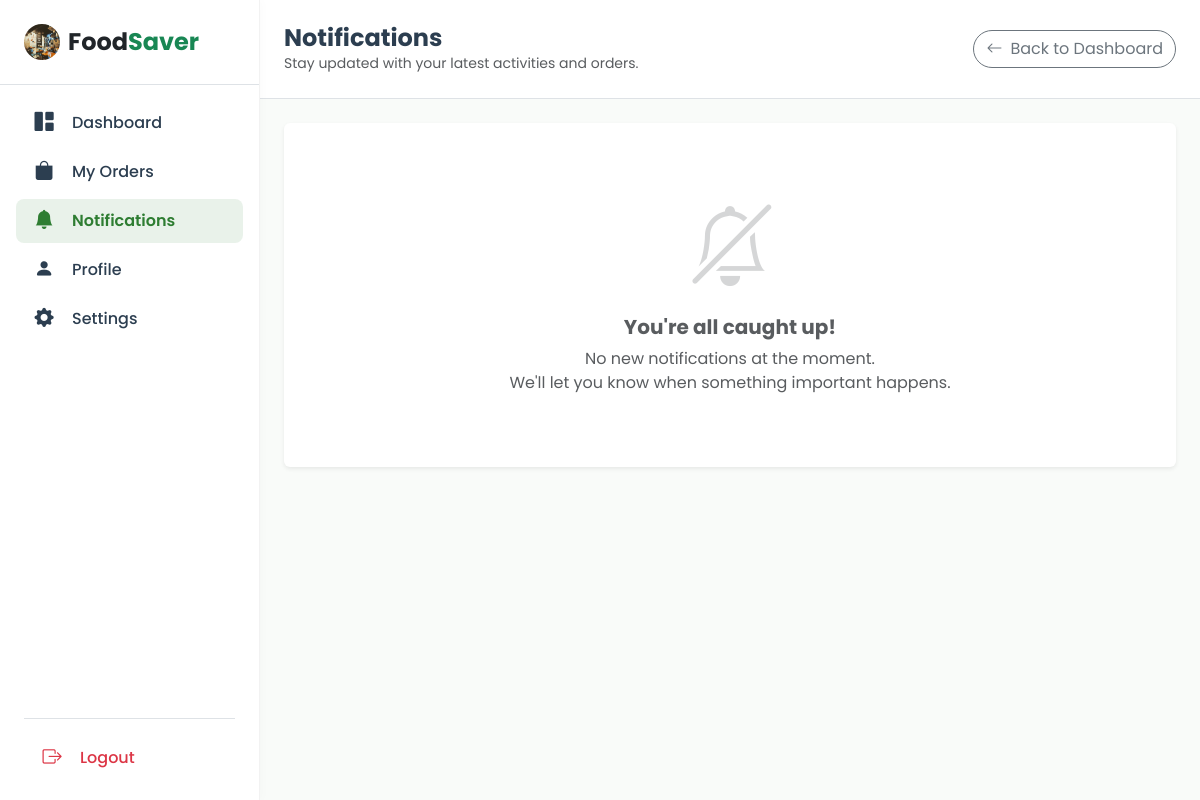
/consumer_notifications/ (signed in), run on an earlier commit of the app's database.
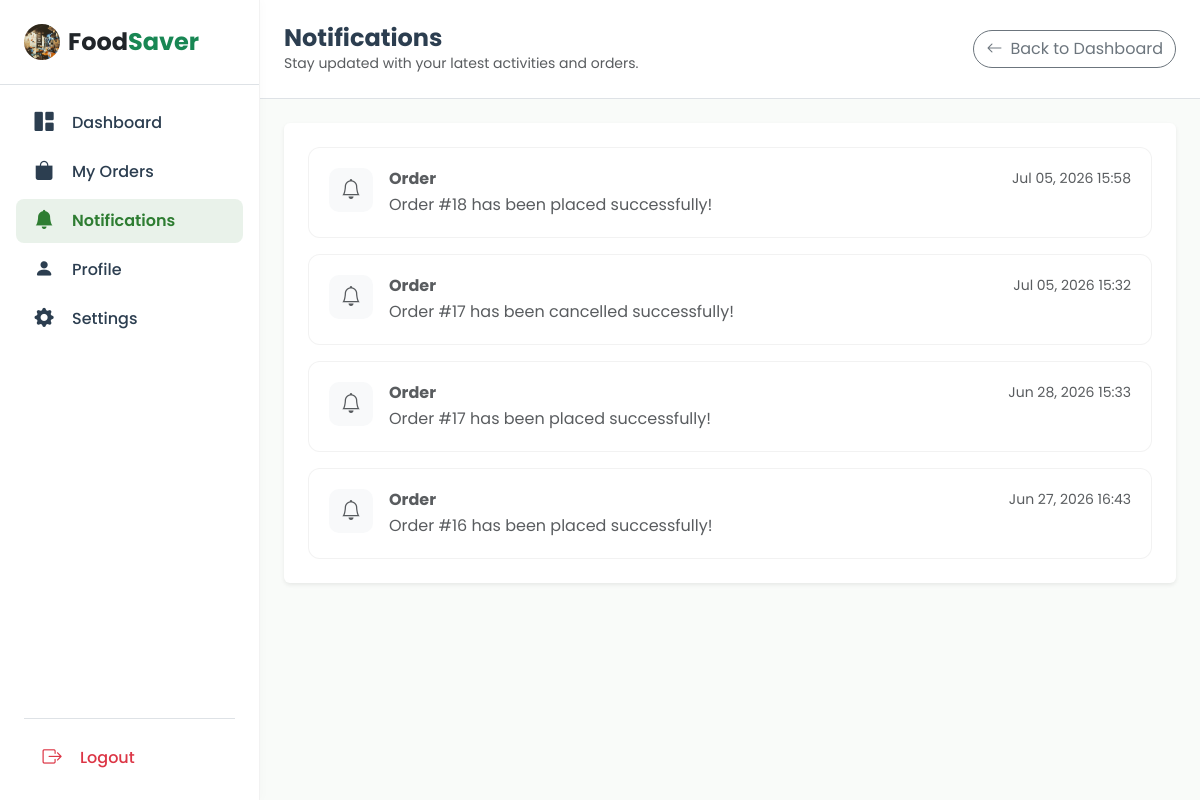
And on a later commit of the database.
### main/models.py (models this page shows, shortened)
class Notification(models.Model):
    TYPE_CHOICES = [
        ("order", "Order"),
        ("delivery", "Delivery"),
        ("payment", "Payment"),
        ("general", "General"),
    ]
    ROLE_CHOICES = [
        ("consumer", "Consumer"),
        ("donor", "Donor"),
    ]
    user = models.ForeignKey(User, on_delete=models.CASCADE, related_name="notifications")
    role = models.CharField(max_length=15, choices=ROLE_CHOICES)
    type = models.CharField(max_length=20, choices=TYPE_CHOICES)
    message = models.TextField()
    is_read = models.BooleanField(default=False)
    created_at = models.DateTimeField(auto_now_add=True)

### main/views.py (the view)
# urls.py: path('consumer_notifications/', consumer_notifications, name='consumer_notifications'),
@login_required
def consumer_notifications(request):
    notes = request.user.notifications.filter(role="consumer").order_by('-created_at')
    unread_count = request.user.notifications.filter(is_read=False).count()
    request.user.notifications.filter(is_read=False).update(is_read=True)
    return render(request, 'main/consumer_notifications.html', {"notes":notes, "unread_count":unread_count})

### main/templates/main/consumer_notifications.html (shortened to what the changed rows need)
<!DOCTYPE html>
<html lang="en">
<head>
    {% load static %}
    <link href="https://cdn.jsdelivr.net/npm/bootstrap@5.3.8/dist/css/bootstrap.min.css" rel="stylesheet">
    <link rel="stylesheet" href="https://cdn.jsdelivr.net/npm/bootstrap-icons@1.11.3/font/bootstrap-icons.min.css">
</head>
<body>
    <main class="main-content">
        <div class="p-4">
            <div class="card border-0 shadow-sm">
                <div class="card-body p-4">
                    {% if notes %}
                        {% for note in notes %}
                        <div class="notification-card {% if not note.is_read %}unread{% endif %}">
                            <div class="d-flex align-items-start gap-3">
                                <div class="notification-icon {% if not note.is_read %}bg-success bg-opacity-10 text-success{% else %}bg-light text-muted{% endif %}">
                                    <i class="bi {% if not note.is_read %}bi-bell-fill{% else %}bi-bell{% endif %}"></i>
                                </div>
                                <div class="flex-grow-1">
                                    <div class="d-flex justify-content-between align-items-center mb-1">
                                        <h6 class="fw-bold mb-0 {% if not note.is_read %}text-dark{% else %}text-muted{% endif %}">
                                            {{ note.type|title }}
                                        </h6>
                                        <small class="text-muted ms-2 text-nowrap">
                                            {{ note.created_at|date:"M d, Y H:i" }}
                                        </small>
                                    </div>
                                    <p class="mb-0 {% if not note.is_read %}text-dark{% else %}text-muted{% endif %}">
                                        {{ note.message }}
                                    </p>
                                </div>
                            </div>
                        </div>
                        {% endfor %}
                    {% else %}
                        <div class="text-center py-5">
                            <div class="mb-4">
                                <i class="bi bi-bell-slash display-1 text-muted opacity-25"></i>
                            </div>
                            <h5 class="text-muted fw-bold">You're all caught up!</h5>
                            <p class="text-muted mb-0">No new notifications at the moment.<br>We'll let you know when something important happens.</p>
                        </div>
                    {% endif %}
                </div>
            </div>
        </div>
    </main>
</body>
</html>

What changed in the data, as far as the page shows it:
added Notification: is_read True (drawn), type "Order", created_at "Jul 05, 2026 15:58", message "Order #18 has been placed successfully!"
added Notification: is_read True (drawn), type "Order", created_at "Jul 05, 2026 15:32", message "Order #17 has been cancelled successfully!"
added Notification: is_read True (drawn), type "Order", created_at "Jun 28, 2026 15:33", message "Order #17 has been placed successfully!"
added Notification: is_read True (drawn), type "Order", created_at "Jun 27, 2026 16:43", message "Order #16 has been placed successfully!"
Also different on the page:
text no longer shown: "You're all caught up! No new notifications at the moment. We'll let you know when something important happens."
